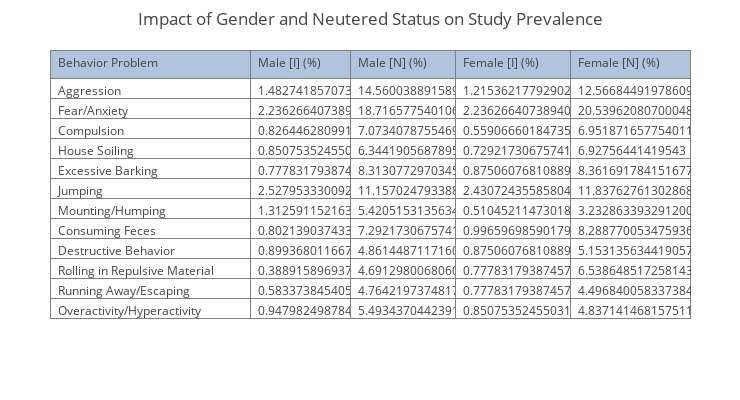

The code cell stored with this chart in its notebook:
### Markdown cell above
### On study prevalence:

This section examines the impact gender and neutered status had on the prevalence among all participating dogs (i.e. the probability of selecting a dog with the specific sex, neutered status, and behavior problem from the entire study population).

Note: \[I\] = intact, \[N\] = neutered

### Code cell
# Create the necessary dataframe.
fields = []
labels = []
for counter, cat in enumerate(CATEGORY, 1):
    if counter > 10:
        counter += 1;
    fields.append('q02_main_{}'.format(counter))
    labels.append(cat)   
fields.extend(('dog_sex', 'dog_spayed'))
labels.extend(('Gender', 'Neutered'))
fields = ', '.join(fields)
df = createNumericDataFrame(DOG_TABLE, fields, labels, filtered=True)

df_intact_male = df[(df['Gender'] == 1) & (df['Neutered'] == 0)].drop(
    columns=['Gender', 'Neutered'])
df_neutered_male = df[(df['Gender'] == 1) & (df['Neutered'] == 1)].drop(
    columns=['Gender', 'Neutered'])
df_intact_female = df[(df['Gender'] == 2) & (df['Neutered'] == 0)].drop(
    columns=['Gender', 'Neutered'])
df_neutered_female = df[(df['Gender'] == 2) & (df['Neutered'] == 1)].drop(
    columns=['Gender', 'Neutered'])

intact_male_s = df_intact_male.sum()
neutered_male_s = df_neutered_male.sum()
intact_female_s = df_intact_female.sum()
neutered_female_s = df_neutered_female.sum()

intact_male_p = intact_male_s.apply(PREVALENCE)
neutered_male_p = neutered_male_s.apply(PREVALENCE)
intact_female_p = intact_female_s.apply(PREVALENCE)
neutered_female_p = neutered_female_s.apply(PREVALENCE)

# Get individual behavior problem counts and display as a table.
data = [go.Table(columnwidth = [200, 100, 105, 115, 120],
                 header=dict(values=['Behavior Problem', 'Male [I] (%)',
                                     'Male [N] (%)', 'Female [I] (%)',
                                     'Female [N] (%)'],
                             fill = dict(color='#B0C4DE'),
                             align = ['left'] * 5),
                 cells=dict(values=[labels[:-2], intact_male_p.values,
                                    neutered_male_p.values, intact_female_p.values,
                                    neutered_female_p],
                            align = ['left'] * 5,
                            format = [None, '.2f' * 4]))]
layout = go.Layout(title='Impact of Gender and Neutered Status on Study Prevalence',
                   width=740,
                   height=400,
                   margin=go.Margin(l=50, r=50, b=50, t=50, pad=4))
fig = dict(data=data, layout=layout)
if SAVE_OUTPUT:
    py.plot(fig, image='png', image_width=740, image_height=400,
            image_filename='8_1_study_prevalence')
py.iplot(fig)

### Figure 1 — Plotly figure (JSON) as saved in the notebook; plotly's stock layout.template omitted (floating-point values rounded to 4 significant figures)
{"data": [{"cells": {"align": ["left", "left", "left", "left", "left"], "format": [null, ".2f.2f.2f.2f"], "values": [["Aggression", "Fear/Anxiety", "Compulsion", "House Soiling", "Excessive Barking", "Jumping", "Mounting/Humping", "Consuming Feces", "Destructive Behavior", "Rolling in Repulsive Material", "Running Away/Escaping", "Overactivity/Hyperactivity"], [1.483, 2.236, 0.8264, 0.8508, 0.7778, 2.528, 1.313, 0.8021, 0.8994, 0.3889, 0.5834, 0.948], [14.56, 18.72, 7.073, 6.344, 8.313, 11.16, 5.421, 7.292, 4.861, 4.691, 4.764, 5.493], [1.215, 2.236, 0.5591, 0.7292, 0.8751, 2.431, 0.5105, 0.9966, 0.8751, 0.7778, 0.7778, 0.8508], [12.57, 20.54, 6.952, 6.928, 8.362, 11.84, 3.233, 8.289, 5.153, 6.539, 4.497, 4.837]]}, "columnwidth": [200, 100, 105, 115, 120], "header": {"align": ["left", "left", "left", "left", "left"], "fill": {"color": "#B0C4DE"}, "values": ["Behavior Problem", "Male [I] (%)", "Male [N] (%)", "Female [I] (%)", "Female [N] (%)"]}, "type": "table"}], "layout": {"height": 400, "margin": {"b": 50, "l": 50, "pad": 4, "r": 50, "t": 50}, "title": "Impact of Gender and Neutered Status on Study Prevalence", "width": 740}}
